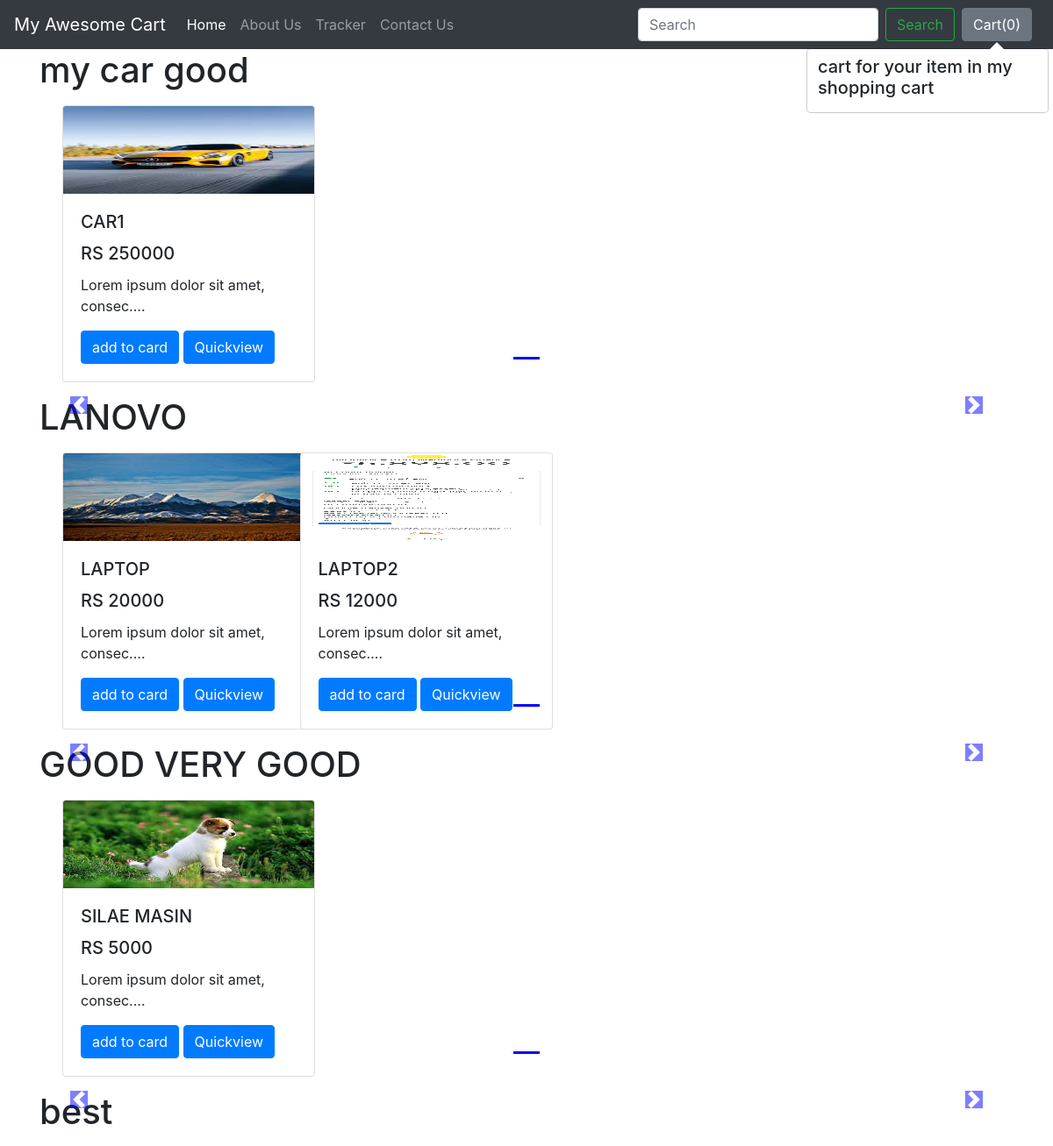
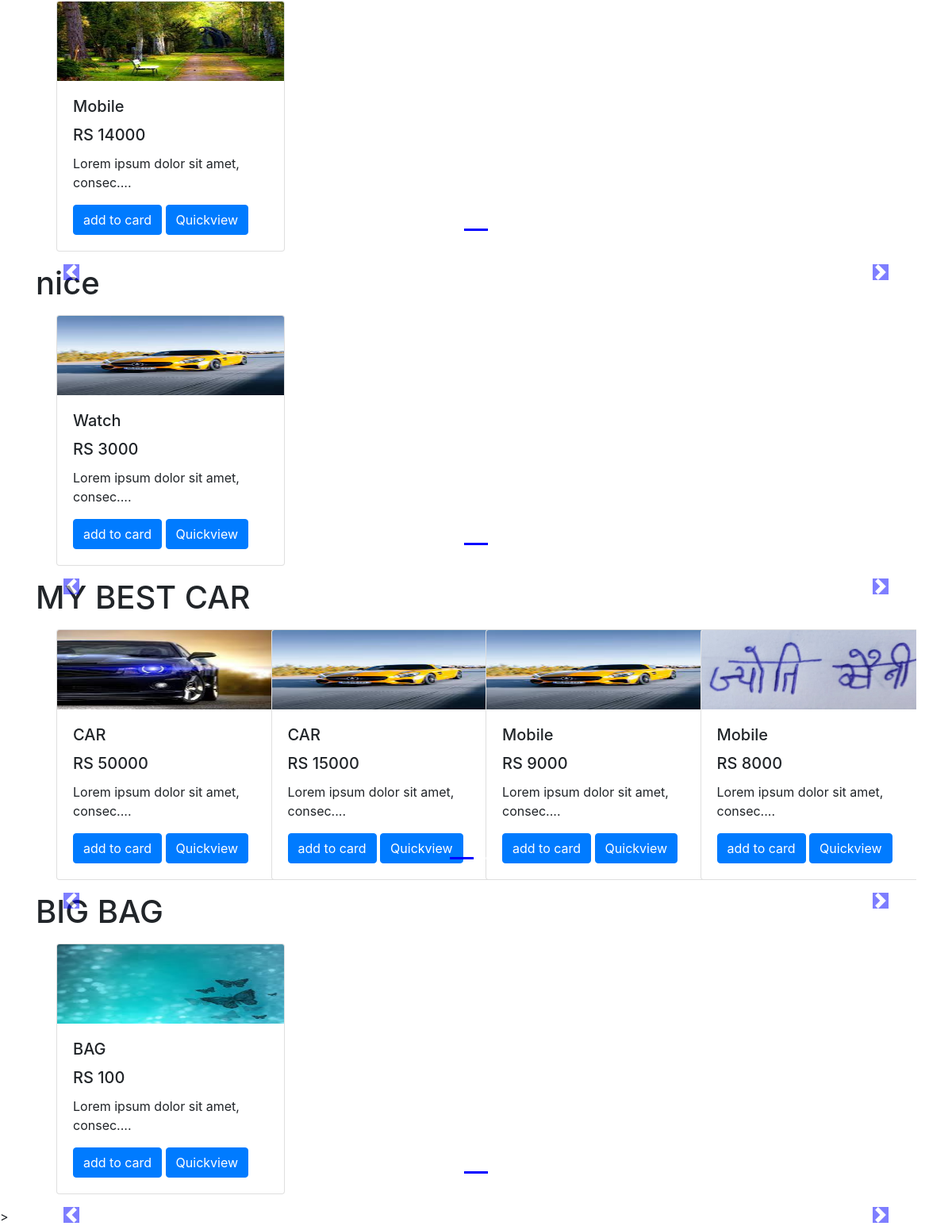
The page /billpay/ on the database its author committed (2 pictures, top to bottom).
### billpay/models.py (models this page shows)
class Product(models.Model):
    product_id = models.AutoField
    product_name = models.CharField(max_length=50)
    category = models.CharField(max_length=50,default="")
    subcategory = models.CharField(max_length=50,default="")
    price = models.IntegerField(default="10000")
    desc = models.CharField(max_length=300)
    pub_date   = models.DateField()
    image = models.ImageField(upload_to="billpay/images",default="")
    def __str__(self):
        return self.product_name

### billpay/views.py (the view)
# urls.py: path('', views.index, name = "billpay"),
def index(request):
    allProds = []
    catprods = Product.objects.values('category')
    print(catprods)
    cats = {item['category'] for item in catprods}
    print(cats)
    for cat in cats:
        prod= Product.objects.filter(category=cat)
        print(prod)
        n= len(prod)
        nslides = ceil(n / 4)
        print(nslides)
        allProds.append([prod,range(1,nslides),nslides])
        print(allProds)
    params = {'allProds':allProds}
    return render(request,'billpay/index.html', params)

### billpay/templates/billpay/index.html (shortened to what this page needs)
{% extends 'billpay/basic.html' %}
{% load static %}
{%block body%}<div class="container">
    {% for product, range, nslides in allProds %}
    <h1>{{product.0.category}}</h1>
<div id="demo{{forloop.counter}}" class="carousel slide my-3" data-ride="carousel">
    <ul class="carousel-indicators">
      <li data-target="#demo{{forloop.counter}}" data-slide-to="0" class="active"></li>
        {%for i in range%}
      <li data-target="#demo{{forloop.parentloop.counter}}" data-slide-to="{{i}}" ></li>
      {%endfor%}
    </ul>
    <div class="container carousel-inner no-padding">
      <div class="carousel-item active">
        {%for i in product%}
        <div class="col-xs-3 col-sm-3 col-md-3" >
          <div class="card" style="width: 18rem;">
            <img src='/media/{{i.image}}' class="card-img-top" alt="...">
            <div class="card-body">
              <h5 class="card-title" id="namepr{{i.id}}">{{i.product_name}}</h5>
              <h5 class="card-title" id="pricepr{{i.id}}">RS {{i.price}}</h5>
              <p class="card-text">{{i.desc|slice:'0:34'}}....</p>
              <span id="divpr{{i.id}}" class="divpr">
              <button id="pr{{i.id}}" class="btn btn-primary cart">add to card</button> </span>
                <a href="/billpay/products/{{i.id}}"> <button id="qr{{i.id}}" class="btn btn-primary cart">Quickview</button></a>
            </div>
          </div>
        </div>
          {% if forloop.counter|divisibleby:4 and forloop.counter > 0 and not forloop.last %}
        </div><div class="carousel-item">
          {% endif %}
          {% endfor %}
        </div>
        </div>
       </div>
    <a class="carousel-control-prev" href="#demo{{forloop.counter}}" data-slide="prev">
        <span class="carousel-control-prev-icon"></span>
    </a>
    <a class="carousel-control-next" href="#demo{{forloop.counter}}" data-slide="next">
        <span class="carousel-control-next-icon"></span>
    </a>
    {% endfor %}
    </div>
  {%endblock%}

### billpay/templates/billpay/basic.html (shortened to what this page needs)
<!doctype html>
<html lang="en">
  <head>
    <link rel="stylesheet" href="https://stackpath.bootstrapcdn.com/bootstrap/4.2.1/css/bootstrap.min.css">
  </head>
  <body>
    <nav class="navbar navbar-expand-lg navbar-dark bg-dark">
  <a class="navbar-brand" href="/billpay">My Awesome Cart</a>
  <div class="collapse navbar-collapse" id="navbarSupportedContent">
    <ul class="navbar-nav mr-auto">
      <li class="nav-item active">
        <a class="nav-link" href="/billpay">Home <span class="sr-only">(current)</span></a>
      </li>
      <li class="nav-item">
        <a class="nav-link" href="/billpay/about">About Us</a>
      </li>
      <li class="nav-item">
        <a class="nav-link" href="/billpay/tracker">Tracker</a>
      </li>
      <li class="nav-item">
        <a class="nav-link" href="/billpay/contact">Contact Us</a>
      </li>
    </ul>
    <form class="form-inline my-2 my-lg-0">
      <input class="form-control mr-sm-2" type="search" placeholder="Search" aria-label="Search">
      <button class="btn btn-outline-success my-2 my-sm-0" type="submit">Search</button>
    </form>
    <button type="button"  id="popcart" class="btn btn-secondary mx-2" data-container="body" data-html="true" data-toggle="popover" data-placement="bottom" data-content="Vivamus
sagittis lacus vel augue laoreet rutrum faucibus.">
  Cart(<span id="cart">0</span>)
</button>
  </div>
</nav>
  {%block body%} {%endblock%}
   >
  </body>
</html>

### rows shown on the page
Product: category "my car good", image (picture), product_name "CAR1", price "250000", desc "Lorem ipsum dolor sit amet, consec"
Product: category "LANOVO", image (picture), product_name "LAPTOP", price "20000", desc "Lorem ipsum dolor sit amet, consec"
Product: image (picture), product_name "LAPTOP2", price "12000", desc "Lorem ipsum dolor sit amet, consec"
Product: category "GOOD VERY GOOD", image (picture), product_name "SILAE MASIN", price "5000", desc "Lorem ipsum dolor sit amet, consec"
Product: category "best", image (picture), product_name "Mobile", price "14000", desc "Lorem ipsum dolor sit amet, consec"
Product: category "nice", image (picture), product_name "Watch", price "3000", desc "Lorem ipsum dolor sit amet, consec"
Product: category "MY BEST CAR", image (picture), product_name "CAR", price "50000", desc "Lorem ipsum dolor sit amet, consec"
Product: image (picture), product_name "CAR", price "15000", desc "Lorem ipsum dolor sit amet, consec"
Product: image (picture), product_name "Mobile", price "9000", desc "Lorem ipsum dolor sit amet, consec"
Product: image (picture), product_name "Mobile", price "8000", desc "Lorem ipsum dolor sit amet, consec"
Product: category "BIG BAG", image (picture), product_name "BAG", price "100", desc "Lorem ipsum dolor sit amet, consec"
